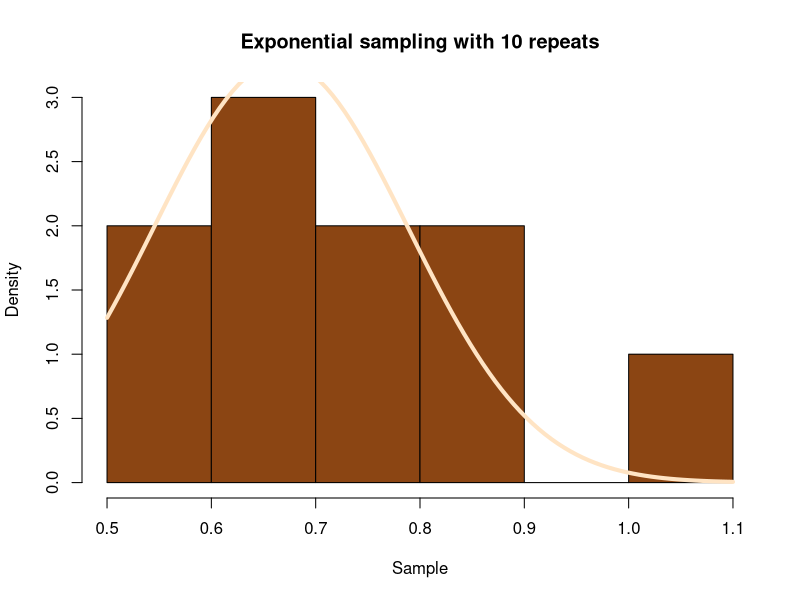
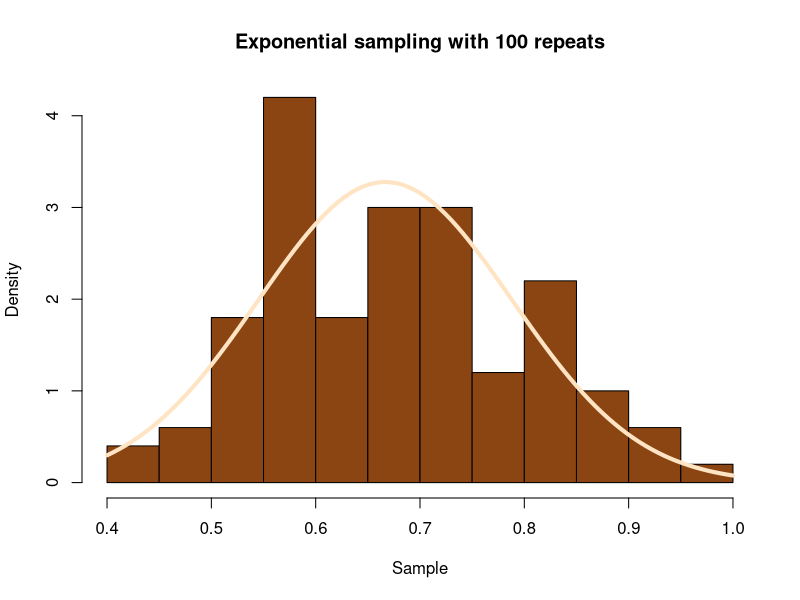
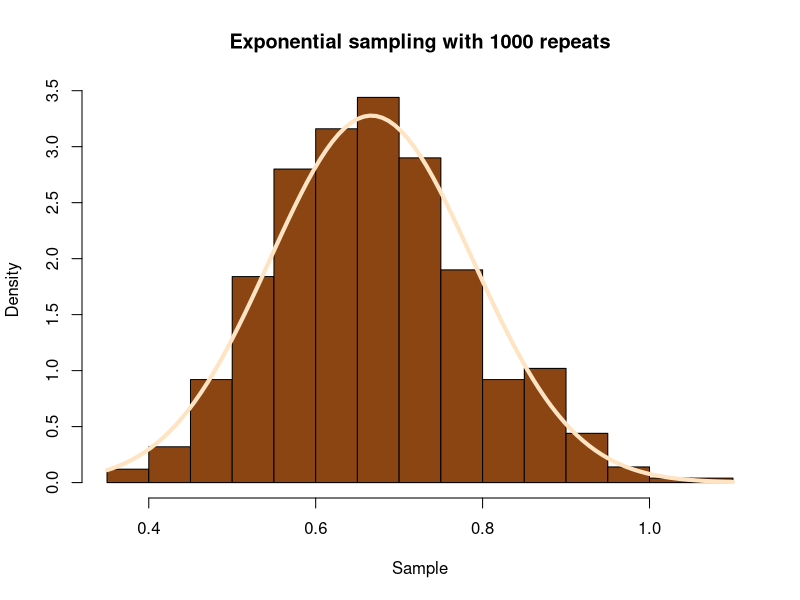

Here is the R script that generated these plots, in order:
repeats <- c(10,100,1000)
for (i in repeats) 
{
  file_name <- paste("Exponential", i, "repeats")
  jpeg(file_name)
  Sample <- c()
  for (j in 1:i)
  {
    Xexp <- rexp(30,rate = 1.5)
    Sample <- c(Sample,mean(Xexp))
  }
  hist(Sample,main = paste("Exponential sampling with",i,"repeats"),col = "chocolate4",prob = TRUE)
  curve(dnorm(x,mean = 1/1.5,sd = sqrt(1/(1.5*1.5*30))),lwd = 4, col = "bisque",add = TRUE)
  Sys.sleep(3) 
  flush.console()
}